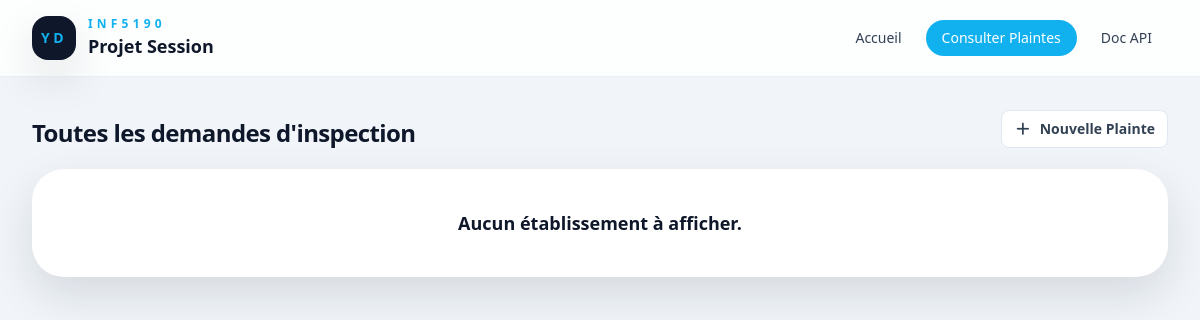
The page /inspections on the database as committed earlier.
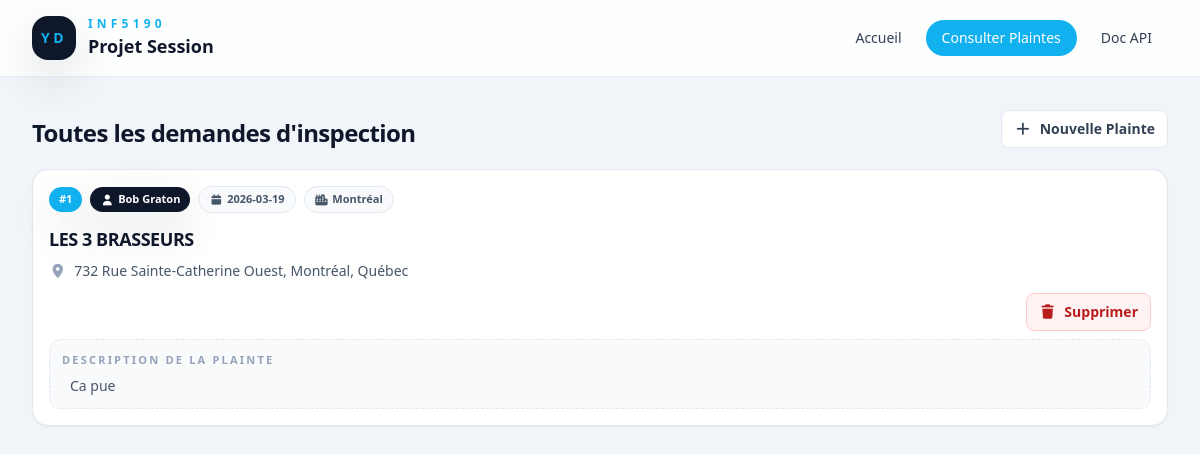
The same page on the database as committed later.
### tables this page shows
CREATE TABLE inspections (
    id_inspection INTEGER PRIMARY KEY,
    adresse TEXT NOT NULL,
    etablissement TEXT NOT NULL,
    ville TEXT NOT NULL,
    date_visite DATE NOT NULL,
    nom_complet_client TEXT NOT NULL,
    description_prob TEXT NOT NULL
);

### app.py (the view)
@app.route("/inspections", methods=["GET"])
def inspections():
    plaintes = _get_db().return_all_inspections()
    return render_template("inspections.html",plaintes=plaintes)

### app.py (called while the page is built)
def _get_db():
    db = getattr(g, "_database", None)
    if db is None:
        g._database = Database()
    return g._database

@app.teardown_appcontext
def close_connection(exception):
    db = getattr(g, "_database", None)
    if db is not None:
        db.disconnect()

@app.context_processor
def inject_auth_state():
    return {
        "get_categorie_violation_icon": _get_categorie_violation_icon,
        "get_status_violation_color": _get_status_violation_color,
    }

### database.py (called while the page is built)
    def get_connection(self):
        if self.connection is None:
            self.connection = sqlite3.connect("db/violations.db")
            self.connection.row_factory = sqlite3.Row
        return self.connection

    def disconnect(self):
        if self.connection is not None:
            self.connection.close()

    def return_all_inspections(self):
        connection = self.get_connection()
        cursor = connection.execute(
            """
            SELECT * FROM inspections
            ORDER BY id_inspection ASC
            """
        )
        return [dict(row) for row in cursor.fetchall()]

### templates/inspections.html (shortened to what this page needs)
{% extends "layout.html" %}
{% block content %}
<section class="space-y-4 mb-5">
   <div class="flex items-center justify-between">
      <div>
         <h2 class="mt-2 text-2xl font-black tracking-tight text-slate-900">
            Toutes les demandes d'inspection
         </h2>
      </div>
      <div class="flex items-center gap-2">
         <a href="{{ url_for('demande_inspection') }}"
            class="inline-flex items-center justify-center rounded-lg border border-slate-200 bg-white px-3 py-2 text-sm font-semibold text-slate-700 transition hover:border-slate-300 hover:bg-slate-50"
            title="Créer une nouvelle plainte" aria-label="Créer une nouvelle plainte">
            <i class="fa-solid fa-plus mr-2"></i>
            Nouvelle Plainte
         </a>
      </div>
   </div>
</section>
{% if plaintes|length > 0 %}
{% for plainte in plaintes %}
{% include "_plainte_card.html" %}
{% endfor %}
{% else %}
<div class="rounded-[2rem]  bg-white p-10 text-center shadow-soft">
   <p class="text-lg font-semibold text-slate-900">
      Aucun établissement à afficher.
   </p>
</div>
{% endif %}
{% endblock %}

### templates/layout.html (shortened to what this page needs)
<!DOCTYPE html>
<html lang="fr">
<head>
   <script src="https://cdn.tailwindcss.com"></script>
   <link rel="stylesheet" href="{{ url_for('static', filename='css/style.css') }}">
   <link rel="stylesheet" href="https://cdn.jsdelivr.net/npm/@fortawesome/fontawesome-free@7.2.0/css/all.min.css">
</head>
<body class="min-h-screen bg-slate-100 text-ink">
   <div class="absolute inset-x-0 top-0 -z-10 h-72"></div>
   <nav class="sticky top-0 z-50 border-b border-slate-200/70 bg-white/85 backdrop-blur">
      <div class="mx-auto flex max-w-7xl items-center gap-6 px-4 py-4 sm:px-6 lg:px-8">
         <a href="/" class="shrink-0">
            <div class="flex items-center gap-3">
               <div
                  class="flex h-11 w-11 items-center justify-center rounded-2xl bg-ink text-sm font-black uppercase tracking-[0.25em] text-primary shadow-soft">
                  YD
               </div>
               <div>
                  <p class="text-xs font-semibold uppercase tracking-[0.35em] text-primary">
                     INF5190
                  </p>
                  <p class="text-lg font-bold text-slate-900">Projet Session</p>
               </div>
            </div>
         </a>
         <div class="ml-auto hidden items-center gap-2 md:flex">
            <a href="/"
               class="rounded-full px-4 py-2 text-sm font-medium text-slate-700 transition hover:bg-slate-100 hover:text-slate-900 {% if request.path == url_for('index') %}bg-primary text-white{% endif %}">
               Accueil
            </a>
            <a href="/inspections"
               class="rounded-full px-4 py-2 text-sm font-medium text-slate-700 transition hover:bg-slate-100 hover:text-slate-900 {% if request.path == url_for('inspections') %}bg-primary text-white{% endif %}">
               Consulter Plaintes
            </a>
            <a href="/doc" target="_blank"
               class="rounded-full px-4 py-2 text-sm font-medium text-slate-700 transition hover:bg-slate-100 hover:text-slate-900">
               Doc API
            </a>
         </div>
      </div>
   </nav>
	<main class="mx-auto max-w-7xl px-4 py-8 sm:px-6 lg:px-8">
	      {% block content %}{% endblock %}
	   </main>
	</body>
</html>

### templates/_plainte_card.html
<article
    id="plainte-{{ plainte.id_inspection }}"
    class="mt-5 rounded-2xl border border-slate-200 bg-white px-4 py-4 shadow-sm transition hover:border-slate-300 hover:shadow-soft">
    <div
        class="flex flex-col gap-3 xl:grid xl:grid-cols-[minmax(0,2.3fr)_minmax(0,1.2fr)_minmax(0,0.9fr)_minmax(0,1.1fr)] xl:items-start">
        <div class="min-w-0">
            <div class="flex flex-wrap items-center gap-2">
                <span
                    class="inline-flex rounded-full shadow-soft bg-primary px-2.5 py-1 text-[11px] font-semibold text-white"
                    title="Id de la plainte">
                    #{{ plainte.id_inspection }}
                </span>
                <span
                    class="inline-flex rounded-full shadow-soft bg-ink px-2.5 py-1 text-[11px] font-semibold text-white"
                    title="Nom complet du client ayant déposé la plainte">
                    <i class="fa-solid fa-user m-auto mr-1"></i>
                    {{ plainte.nom_complet_client }}
                </span>
                <span
                    class="inline-flex rounded-full border border-slate-200 bg-slate-50 px-2.5 py-1 text-[11px] font-semibold text-slate-600"
                    title="Date de la visite du client au restaurant">
                    <i class="fa-solid fa-calendar m-auto mr-1"></i>
                    {{ plainte.date_visite }}
                </span>
                <span
                    class="inline-flex rounded-full border border-slate-200 bg-slate-50 px-2.5 py-1 text-[11px] font-semibold text-slate-600"
                    title="Ville de l'établissement">
                    <i class="fa-solid fa-city m-auto mr-1"></i>
                    {{ plainte.ville }}
                </span>
            </div>
            <h2 class="mt-3 truncate text-lg font-black tracking-tight text-slate-900"
                title="Nom de l'établissement : {{ plainte.etablissement }}">
                {{ plainte.etablissement }}
            </h2>
            <p class="mt-2 truncate text-sm text-slate-600" title="Adresse de l'établissement">
                <i class="fa-solid fa-location-dot mr-1 text-slate-400">
                </i>
                {{ plainte.adresse }}
            </p>
        </div>
        <div class="w-full flex justify-end xl:col-start-4 xl:justify-self-end">
            <div class="flex items-center gap-2">
                    <button type="button" data-id="{{ plainte.id_inspection }}"
                        id="demande-inspection-delete"
                        class="inline-flex items-center justify-center rounded-lg border border-red-200 bg-red-50 px-3 py-2 text-sm font-semibold text-red-700 transition hover:border-red-300 hover:bg-red-100"
                         title="Supprimer la plainte #{{ plainte.id_inspection }}">
                        <i class="fa-solid fa-trash mr-2"></i>
                        Supprimer
                    </button>
            </div>
        </div>
    </div>
    <div
        class="mt-2 flex h-full w-full flex-col justify-between rounded-xl border border-dashed border-slate-200 bg-slate-50 px-3 py-3">
        <div>
            <p class="text-[11px] font-semibold uppercase tracking-[0.2em] text-slate-400">
                Description de la plainte
            </p>
            <p class="mt-2 mx-2 text-sm leading-5 text-slate-600">
                {{ plainte.description_prob }}
            </p>
        </div>
    </div>
</article>

Rows that differ between the two databases and show on the page:
added inspections: id_inspection "1", nom_complet_client "Bob Graton", date_visite "2026-03-19", ville "Montréal", etablissement "LES 3 BRASSEURS", adresse "732 Rue Sainte-Catherine Ouest, Montréal, Québec", description_prob "Ca pue"
Other text that changed with them:
text no longer shown: "Aucun établissement à afficher."
